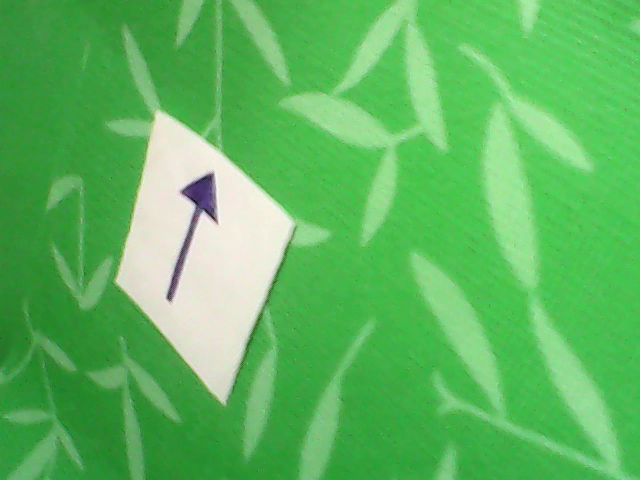
#> input picture data/imgs/arrow/vlcsnap-2020-10-21-18h01m22s212.png, 640 x 480 px; its folder holds 6 pictures in this run
$ jupyter execute cv_hw3.ipynb
#> lines starting #> are read from the running program, lines starting #| are printed output that depends on the picture; after the words box and inside, x2 and y2 are one past the last pixel; in counts of white or black regions, pixels touching at a corner belong together; long printed decimals are rounded
# Домашнее задание 3

1) [1 балл] Реализуйте чтение изображений, лежащих в /data/imgs/arrow (как в демо с калибровкой камеры с семинара). Вся обязательная часть задания выполняется с этими изображениями

1) [2 балла] Реализуйте нахождение расстояния от камеры до листка, учитывая, что это тот же листок, что был в первом демо

2) [3 балла] Реализуйте приведение изображения листка к "виду сверху"

3) [6 баллов] Реализуйте определение направления, в котором указывает стрелка. Можно использовать скелетонизацию из первого семинара по зрению: получить маску темной области (стрелки) внутри изображения листка, применить скелетонизацию, вычислить направление. Можно поступить иначе: после нахождения маски вычислить градиенты Собеля по x и y и проанализировать их направления. P.S. Можно использовать и полностью свой метод

4) [3 балла] Доп. задача 1: Примените написанный Вами код к видео https://drive.google.com/file/d/1AQhg2lL5FL4edlOcxY2SHOOZ-v9TgHBD/view?usp=sharing. Загрузите видео на свой гугл диск, а затем дополните имеющийся код монтированием диска и чтением в цикле кадров видео, приведёнными в конце семинара

5) [5 баллов] Доп. задача 2: определите, нормально ли видно листок в кадре. На некоторых кадрах его видно не полностью, один или больше уголков находятся за кадром. Это можно автоматически обнаруживать, к примеру используя размеры стрелки, и выводить на соответствующем кадре маркер - текст или цветную метку

# Загрузка изображений

[cell 1]
import numpy as np
import cv2
import time
import os
import math
import glob
import sys
from matplotlib import pyplot as plt
plt.rcParams["figure.figsize"] = (10,10)

images = glob.glob('../data/imgs/arrow/*.png')

for f in images:
    img = cv2.imread(f)
#> img is the input picture: shape (480, 640, 3); mean B, G, R 95, 183.6, 93.3
    plt.imshow(img)
    plt.axis('off')
    plt.show()

# Приведение к виду сверху

[cell 2]
img = cv2.imread('../data/imgs/arrow/vlcsnap-2020-10-21-18h01m44s163.png', cv2.IMREAD_COLOR)
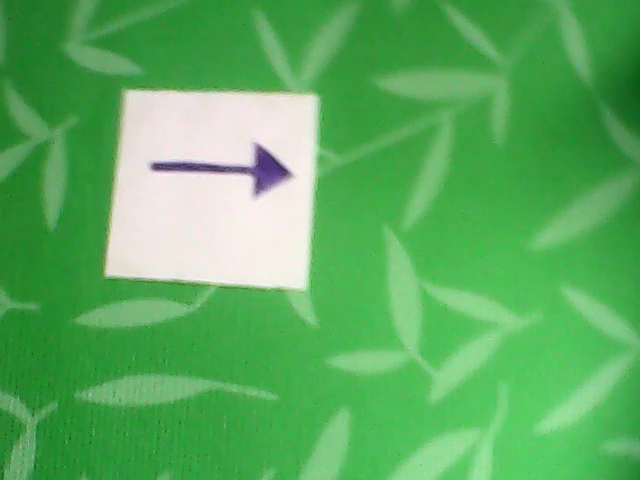
#> input picture data/imgs/arrow/vlcsnap-2020-10-21-18h01m44s163.png, 640 x 480 px
#> img is the input picture: shape (480, 640, 3); mean B, G, R 95, 172.5, 90.7
img_rgb = cv2.cvtColor(img, cv2.COLOR_BGR2RGB)

plt.imshow(img_rgb)
plt.axis('off')
plt.show()

low_th  = (190, 190, 190)
high_th = (255, 255, 255)

mask = cv2.inRange(img, low_th, high_th)
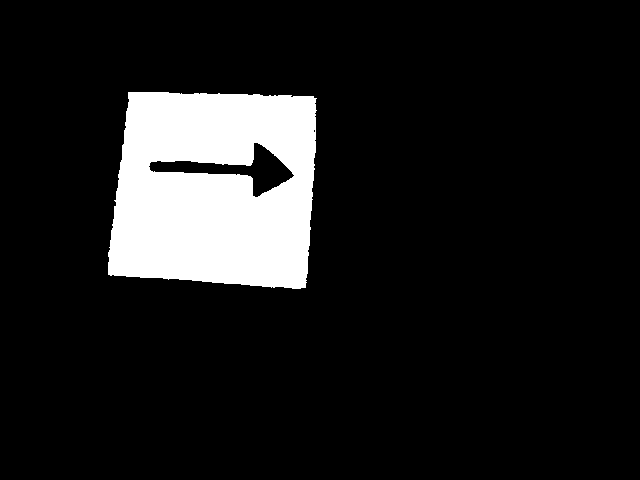
#> mask: shape (480, 640); 11.2% white; 1 white region, box (x1, y1, x2, y2) and area: (108, 92, 317, 289) 34370

res = np.ones(img_rgb.shape, dtype="float32")
re = cv2.bitwise_and(res, res, mask=mask)
#> re: shape (480, 640, 3) float32; values 0 (black) and 1 (white), 11.2% white; 1 white region
#> res: shape (480, 640, 3) float32; every value is 1


plt.imshow(re)
plt.axis('off')
plt.show()

[cell 3]
contours, hierarchy = cv2.findContours(mask, cv2.RETR_EXTERNAL, cv2.CHAIN_APPROX_SIMPLE)
#> contours = 1 contour; box (x1, y1, x2, y2) and area: (108, 92, 317, 289) 36340
contours = [c for c in contours if cv2.arcLength(c, True) > 100]
cnt = contours[0]
#> cnt = contour of 218 points, box (x1, y1, x2, y2) (108, 92, 317, 289), area 36340

approx = cv2.convexHull(cnt)
#> approx = contour of 21 points, box (x1, y1, x2, y2) (108, 92, 317, 289), area 37022

epsilon = 0.01 * cv2.arcLength(approx, True)
#> epsilon = 7.59

approx = cv2.approxPolyDP(approx, epsilon, True)
#> approx = [[128, 92], [316, 98], [305, 287], [108, 274]]

contour_marked = cv2.drawContours(img_rgb, approx, -1, (0, 255, 0), 15)

plt.imshow(contour_marked)
plt.axis('off')
plt.show()

[cell 4]
from scipy.spatial import distance as dist
def order_points(pts):
    x_sorted = pts[np.argsort(pts[:, 0]), :]
#> x_sorted = [[108, 274], [128, 92], [305, 287], [316, 98]]

    left_most = x_sorted[:2, :]
#> left_most = [[108, 274], [128, 92]]
    right_most = x_sorted[2:, :]
#> right_most = [[305, 287], [316, 98]]

    left_most = left_most[np.argsort(left_most[:, 1]), :]
#> left_most = [[128, 92], [108, 274]]
    tl, bl = left_most
#> tl = [128, 92]; bl = [108, 274]

    d = dist.cdist(tl[np.newaxis], right_most, "euclidean")[0]
#> d = [263.4, 188.1]
    br, tr = right_most[np.argsort(d)[::-1], :]
#> br = [305, 287]; tr = [316, 98]

    return np.array([tl, tr, br, bl], dtype="float32")

[cell 5]
def four_point_transform(image, pts):
    rect = order_points(pts)
#> rect = [[128, 92], [316, 98], [305, 287], [108, 274]]
    (tl, tr, br, bl) = rect
#> tl = [128, 92]; tr = [316, 98]; br = [305, 287]; bl = [108, 274]

    widthA = np.sqrt(((br[0] - bl[0]) ** 2) + ((br[1] - bl[1]) ** 2))
#> widthA = 197.4
    widthB = np.sqrt(((tr[0] - tl[0]) ** 2) + ((tr[1] - tl[1]) ** 2))
#> widthB = 188.1
    maxWidth = max(int(widthA), int(widthB))
#> maxWidth = 197

    heightA = np.sqrt(((tr[0] - br[0]) ** 2) + ((tr[1] - br[1]) ** 2))
#> heightA = 189.3
    heightB = np.sqrt(((tl[0] - bl[0]) ** 2) + ((tl[1] - bl[1]) ** 2))
#> heightB = 183.1
    maxHeight = max(int(heightA), int(heightB))
#> maxHeight = 189

    dst = np.array([
        [0, 0],
        [maxWidth - 1, 0],
        [maxWidth - 1, maxHeight - 1],
        [0, maxHeight - 1]], dtype="float32")
#> dst = [[0, 0], [196, 0], [196, 188], [0, 188]]

    M = cv2.getPerspectiveTransform(rect, dst)
#> M = [[1.13, 0.124, -156.3], [-0.0363, 1.14, -99.98], [0.000186, 0.000309, 1]]
    warped = cv2.warpPerspective(image, M, (maxWidth, maxHeight))
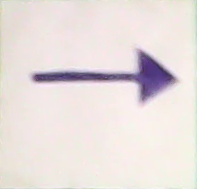
#> warped: shape (189, 197, 3); mean B, G, R 221.7, 223.4, 232.3

    return warped

warped = four_point_transform(img, np.asarray(approx)[:, 0, :])

plt.imshow(img)
# plt.axis('off')
plt.show()

plt.imshow(warped)
# plt.axis('off')
plt.show()

# Нахождение направления

[cell 6]
low_th  = (0, 0, 0)
high_th = (190, 190, 190)

im = cv2.inRange(warped, low_th, high_th)
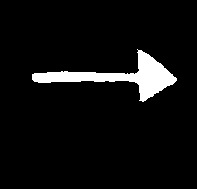
#> im: shape (189, 197); 5.8% white; 1 white region, box (x1, y1, x2, y2) and area: (32, 49, 177, 102) 2156
im_verbose = cv2.cvtColor(im, cv2.COLOR_GRAY2BGR)
plt.imshow(im)
# plt.axis('off')
plt.show()

[cell 7]
M = cv2.moments(im)
#> M = moments, m00 549780, centre m10/m00, m01/m00 = (120.2, 76.31)

c_x = int(M["m10"] / M["m00"])
#> c_x = 120
c_y = int(M["m01"] / M["m00"])
#> c_y = 76
print(c_x)
#| 120
print(c_y)
#| 76

cv2.circle(im, (c_x, c_y), 10, (255, 255, 255), -1)
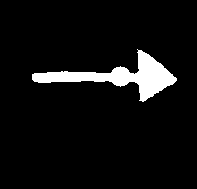
#> im: shape (189, 197); 6.2% white; 1 white region, box (x1, y1, x2, y2) and area: (32, 49, 177, 102) 2320
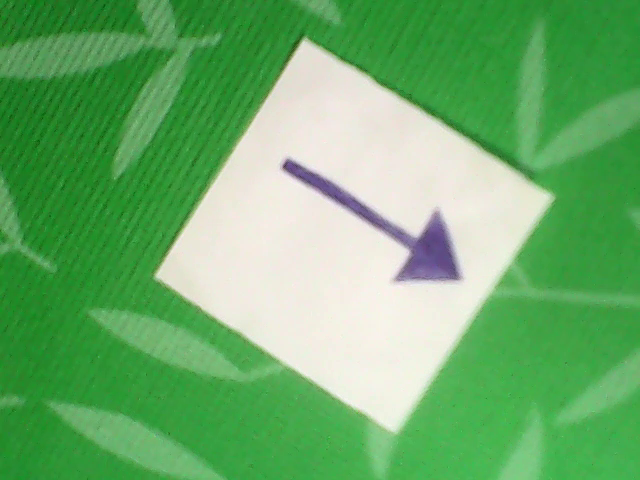
#> input picture data/imgs/arrow/vlcsnap-2020-10-21-18h01m49s487.png, 640 x 480 px
#> further down, img is the input picture: shape (480, 640, 3); mean B, G, R 107.4, 173.8, 107.2
plt.imshow(im)
# plt.axis('off')
plt.show()

[cell 8]
def find_centroid(img):
    low_th  = (0, 0, 0)
    high_th = (190, 190, 190)

    im = cv2.inRange(img, low_th, high_th)

    M = cv2.moments(im)
    c_x = int(M["m10"] / M["m00"])
    c_y = int(M["m01"] / M["m00"])

#     cv2.circle(im, (c_x, c_y), 10, (255, 255, 255), -1)
    return c_x, c_y

# Нахождение расстояния

[cell 9]
def find_contour(img, low_th, high_th):

#> called with low_th = (190, 190, 190), high_th = (255, 255, 255)
    img_rgb = cv2.cvtColor(img, cv2.COLOR_BGR2RGB)
    mask = cv2.inRange(img, low_th, high_th)
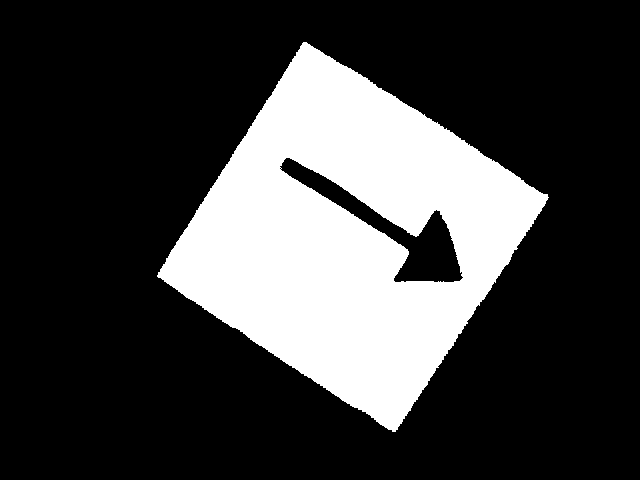
#> mask: shape (480, 640); 24.8% white; 1 white region

    contours, hierarchy = cv2.findContours(mask, cv2.RETR_EXTERNAL, cv2.CHAIN_APPROX_SIMPLE)
#> contours = 1 contour; box (x1, y1, x2, y2) and area: (157, 42, 549, 432) 80818
    contours = [c for c in contours if cv2.arcLength(c, True) > 100]
    cnt = contours[0]
#> cnt = contour of 751 points, box (x1, y1, x2, y2) (157, 42, 549, 432), area 80818

    approx = cv2.convexHull(cnt)
#> approx = contour of 29 points, box (x1, y1, x2, y2) (157, 42, 549, 432), area 82103
    epsilon = 0.02 * cv2.arcLength(approx, True)
#> epsilon = 22.63
    approx = cv2.approxPolyDP(approx, epsilon, True)
#> approx = [[303, 42], [548, 197], [395, 431], [157, 276]]
    contour_marked = cv2.drawContours(img_rgb, approx, -1, (0, 255, 0), 15)

    return approx, mask, contour_marked

[cell 10]
def find_distance (img):
    low_th  = (190, 190, 190)
    high_th = (255, 255, 255)

    contour, _, _ = find_contour(img, low_th, high_th)
#> contour = [[303, 42], [548, 197], [395, 431], [157, 276]]
    length = cv2.arcLength(contour, True)
#> length = 1129.3

    distance = 180.0 * 364 / length
#> distance = 58.02

    return distance

[cell 11]
img = cv2.imread('../data/imgs/arrow/vlcsnap-2020-10-21-18h01m49s487.png', cv2.IMREAD_COLOR)
plt.imshow(img)
plt.axis('off')
plt.show()
print(find_distance(img))
#| 58.017
